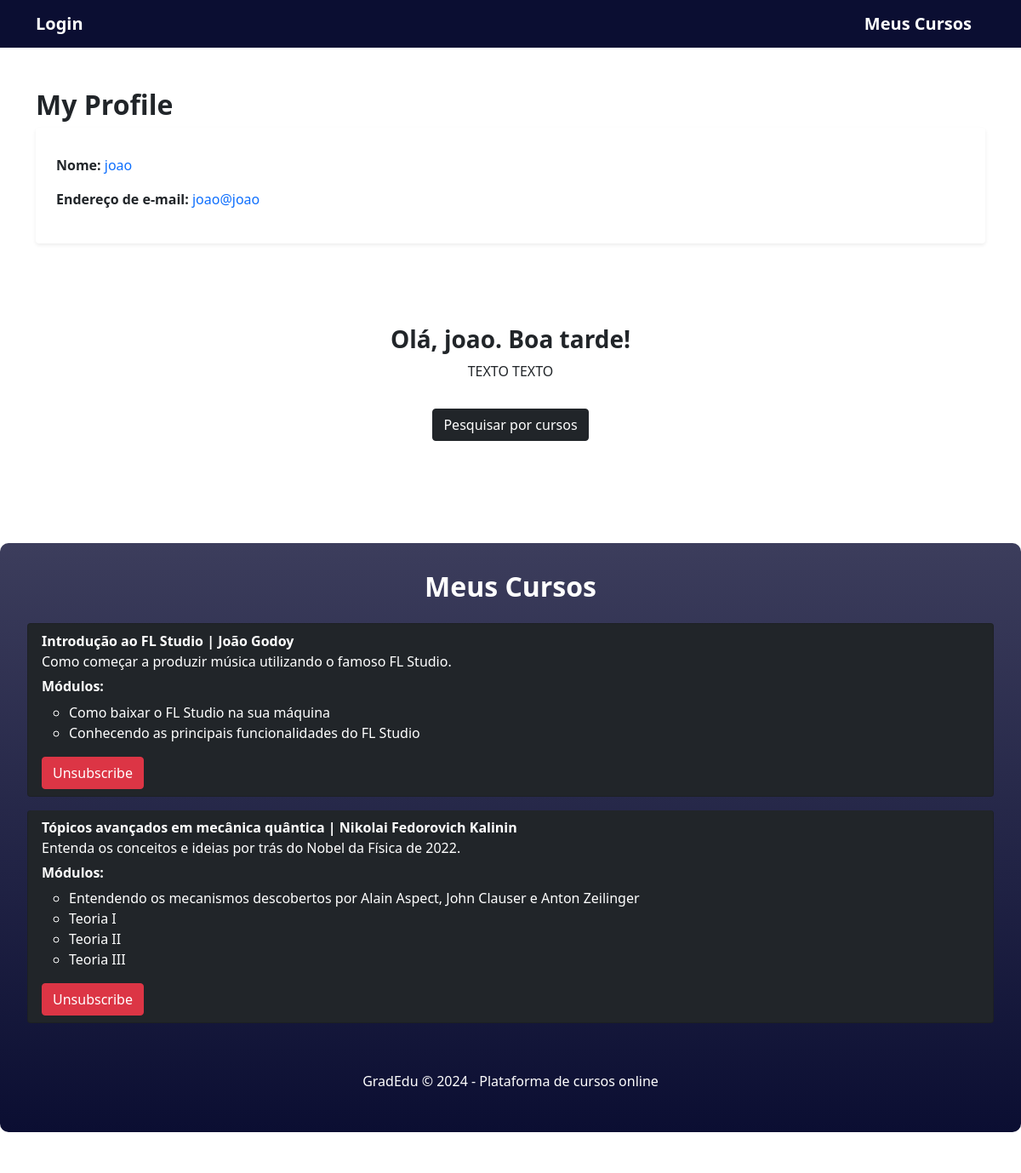
Screenshot of /dashboard/ (signed in) with the database file from the repository.
### site_cursos_app/models.py (models this page shows)
class Usuario(models.Model): #classe abstrata
   nome = models.CharField(max_length=50)
   email = models.CharField(max_length=50)
   senha = models.CharField(max_length=20)
   ativo = models.BooleanField(default=True)
   ListaCursosInscritos = models.JSONField(blank=True, default=list) #lista de cursos guardado como JSON
   class Meta: #fala pro django que a classe é abstrata
      abstract = True #o Django pede que vc faça isso eu acho

class Aluno(Usuario):
   pass

class Curso(models.Model):
    nome = models.CharField(max_length=50)
    descricao = models.CharField(max_length=100)
    professor = models.CharField(max_length=50)

class Modulo(models.Model):
   nome = models.CharField(max_length=50)
   curso = models.ForeignKey(Curso, on_delete=models.CASCADE, related_name="modulos")
   """
   não vamos colocar os atibutos de lista video aulas
   e lista textos nessa classe pois a implementação do projeto não inclui as aulas e textos
   de cada módulo, apenas mostrar o curso e o nome de seus módulos na dashboard
   """

### site_cursos_app/views.py (the view, shortened to what this page needs)
# urls.py: path("dashboard/",views.dashboard,name="dashboard"),
def dashboard(request):
   servico = ServicoAluno()
   id_usuario = request.session.get("user_id")
   nome_usuario = request.session.get("user_name")
   email_usuario = request.session.get("user_email")
   if id_usuario is None:
      print("-- Usuario Não autenticado --")
      raise RuntimeError("Usuario Não autenticado")
   cursos = servico.CursosDoUsuario(int(id_usuario))
   return render(request,"dashboard.html",{
       "username": nome_usuario,
       "user_email": email_usuario,
       "courses": cursos,
       'now': timezone.localtime(timezone.now())
   })

### site_cursos_app/serviceclasses/ServicoCurso.py (called while the page is built)
   def GetCursos(self,ids_curso:list[int])->list[Curso]:
      return list(Curso.objects.filter(id__in=ids_curso))

### site_cursos_app/serviceclasses/ServicoUsuario.py (called while the page is built)
   def __CursosDoUsuarioIDs(self,id_usuario:int)->list[int]:
      try:
         aluno = Aluno.objects.get(id=id_usuario) #query no aluno do id
         lista_cursos:list = aluno.ListaCursosInscritos #pega lista de cursos e dá append
         return lista_cursos #retorna true de qualquer jeito, pq no final ele vai estar inscrito no curso certo
      except Aluno.DoesNotExist:
        return False

   def CursosDoUsuario(self,id_usuario:int)->list[Curso]:
      return self.__servico_curso.GetCursos(
         self.__CursosDoUsuarioIDs(id_usuario)
      )

### site_cursos_app/templates/dashboard.html (shortened to what this page needs)
{% extends "base.html" %}
{% block content %}
<div class="container-fluid p-0">
  <nav class="navbar navbar-expand-lg" style="background-color: #0b0e32;">
    <div class="container">
      <a class="navbar-brand text-white fw-bold" href="#">Login</a>
      <a class="navbar-brand text-white fw-bold" href="#">Meus Cursos</a>
    </div>
  </nav>
  <div class="container my-5">
    <h2 class="fw-bold">My Profile</h2>
    <div class="bg-white p-4 rounded shadow-sm">
      <p><strong>Nome:</strong> <span class="text-primary">{{ username }}</span></p>
      <p><strong>Endereço de e-mail:</strong> <span class="text-primary">{{ user_email }}</span></p>
    </div>
  </div>
    <div class="bg-white py-5 text-center">
      {% with hour=now|date:"H"|add:0 %}
        <h3 class="fw-bold">
          Olá, {{ username }}.
          {% if hour >= 5 and hour < 12 %}
            Bom dia!
          {% elif hour >= 12 and hour < 18 %}
            Boa tarde!
          {% else %}
            Boa noite!
          {% endif %}
        </h3>
      {% endwith %}
      <p>TEXTO TEXTO</p>
      <a href="{% url 'busca' %}" class="btn btn-dark mt-3 mb-4">Pesquisar por cursos</a>
    </div>
<div class="py-5 d-flex justify-content-center" style="background-color: white;">
  <div class="container" style="max-width: 1300px; background: linear-gradient(180deg, #3c3d5c, #0b0e32); color: white; border-radius: 10px; padding: 2rem;">
    <h2 class="fw-bold text-center mb-4 text-white">Meus Cursos</h2>
    {% if courses %}
      <ul class="list-group">
        {% for course in courses %}
          <li class="list-group-item bg-dark text-white mb-3 rounded">
            <strong>{{ course.nome }} | {{ course.professor }}</strong>
            <br>
            {{ course.descricao }}
            <h6 class="mt-2 fw-bold">Módulos:</h6>
            {% if course.modulos.all %}
              <ul>
                {% for module in course.modulos.all %}
                  <li>{{ module.nome }}</li>
                {% endfor %}
              </ul>
            {% else %}
              <p>No modules available.</p>
            {% endif %}
            <form method="POST" class="mt-3">
              <button type="submit" class="btn btn-danger">Unsubscribe</button>
            </form>
          </li>
        {% endfor %}
      </ul>
    {% else %}
      <p class="fw-bold">Você não está inscrito em nenhum curso</p>
    {% endif %}
    <footer class="text-center py-3 mt-4" style="background-color: #0b0e3 ; color: white;">
      GradEdu © 2024 - Plataforma de cursos online
    </footer>
  </div>
</div>
{% endblock %}

### site_cursos_app/templates/base.html (shortened to what this page needs)
<!DOCTYPE html>
<html lang="en-us">
<head>
    <link href="https://cdn.jsdelivr.net/npm/bootstrap@5.0.0-beta2/dist/css/bootstrap.min.css" rel="stylesheet">
    <link rel="stylesheet" href="//code.jquery.com/ui/1.12.1/themes/base/jquery-ui.css">
    {% load static %}
</head>
<body>
    {% block content %}
    {% endblock %}
</body>
</html>

### rows the page displays
Aluno: nome "joao", email "joao@joao"
Curso: nome "Introdução ao FL Studio", professor "João Godoy", descricao "Como começar a produzir música utilizando o famoso FL Studio."
Modulo: nome "Como baixar o FL Studio na sua máquina"
Modulo: nome "Conhecendo as principais funcionalidades do FL Studio"
Curso: nome "Tópicos avançados em mecânica quântica", professor "Nikolai Fedorovich Kalinin", descricao "Entenda os conceitos e ideias por trás do Nobel da Física de 2022."
Modulo: nome "Entendendo os mecanismos descobertos por Alain Aspect, John Clauser e Anton Zeilinger"
Modulo: nome "Teoria I"
Modulo: nome "Teoria II"
Modulo: nome "Teoria III"
